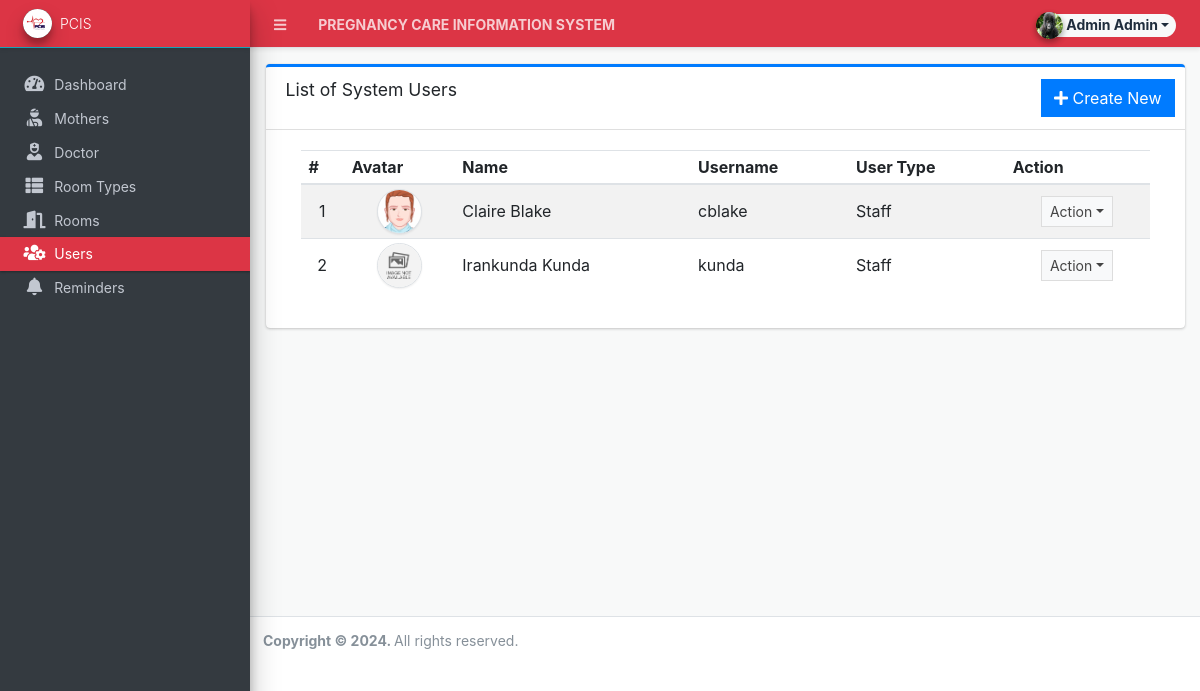
Before: /?page=user/list (signed in) with the older database file.
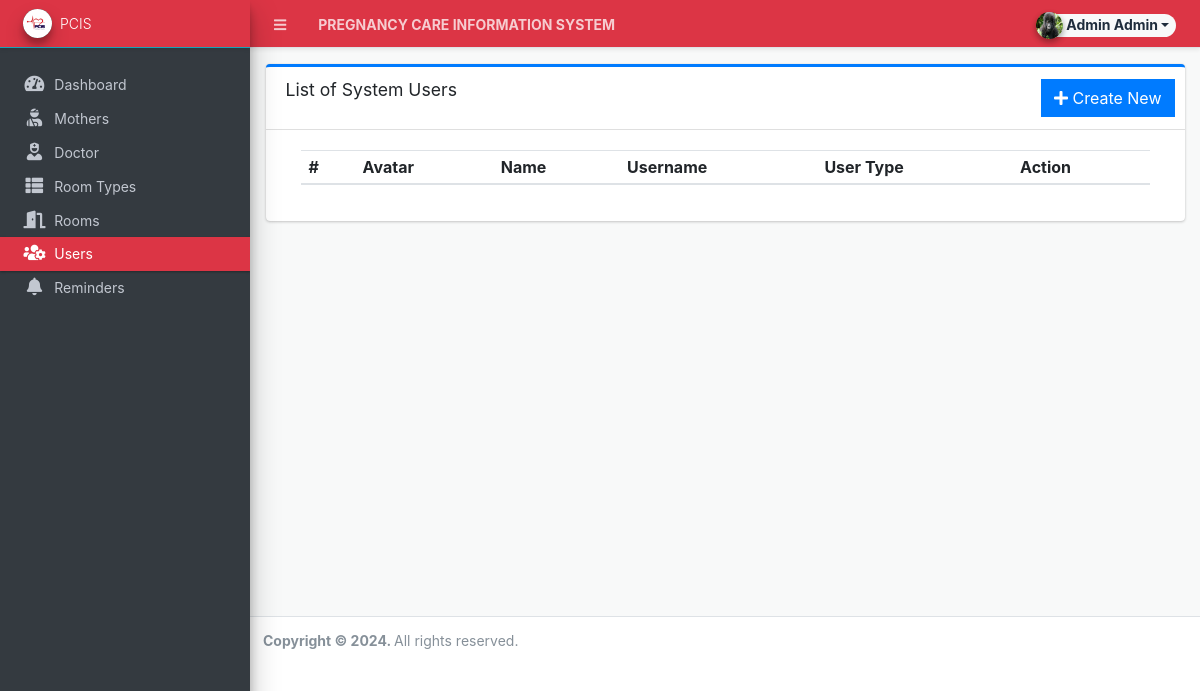
After: the same page with the newer database file.
### tables this page shows
CREATE TABLE IF NOT EXISTS `users` (
  `id` int(50) NOT NULL AUTO_INCREMENT,
  `firstname` varchar(250) NOT NULL,
  `lastname` varchar(250) NOT NULL,
  `username` text NOT NULL,
  `password` text NOT NULL,
  `avatar` text,
  `last_login` datetime DEFAULT NULL,
  `type` tinyint(1) NOT NULL DEFAULT '0',
  `status` int(1) NOT NULL DEFAULT '1' COMMENT '0=not verified, 1 = verified',
  `date_added` datetime NOT NULL DEFAULT CURRENT_TIMESTAMP,
  `date_updated` datetime DEFAULT NULL ON UPDATE CURRENT_TIMESTAMP,
  PRIMARY KEY (`id`)
);

### config.php (called while the page is built, shortened)
<?php
function validate_image($file){
	if(!empty($file)){
        $ex = explode('?',$file);
        $file = $ex[0];
        $param =  isset($ex[1]) ? '?'.$ex[1]  : '';
		if(is_file(base_app.$file)){
			return base_url.$file.$param;
		}else{
			return base_url.'dist/img/no-image-available.png';
		}
	}else{
		return base_url.'dist/img/no-image-available.png';
	}
}
?>

### user/list.php (the view, shortened to what this page needs)
<div class="card card-outline card-primary">
	<div class="card-header">
		<h3 class="card-title">List of System Users</h3>
		<div class="card-tools">
			<a href="?page=user/manage_user" class="btn btn-flat btn-primary"><span class="fas fa-plus"></span>  Create New</a>
		</div>
	</div>
	<div class="card-body">
		<div class="container-fluid">
        <div class="container-fluid">
			<table class="table table-hover table-striped">
				<thead>
					<tr>
						<th>#</th>
						<th>Avatar</th>
						<th>Name</th>
						<th>Username</th>
						<th>User Type</th>
						<th>Action</th>
					</tr>
				</thead>
				<tbody>
					<?php
						$i = 1;
						$qry = $conn->query("SELECT *,concat(firstname,' ',lastname) as name from `users` where id != '1' order by concat(firstname,' ',lastname) asc ");
						while($row = $qry->fetch_assoc()):
					?>
						<tr>
							<td class="text-center"><?php echo $i++; ?></td>
							<td class="text-center"><img src="<?php echo validate_image($row['avatar']) ?>" class="img-avatar img-thumbnail p-0 border-2" alt="user_avatar"></td>
							<td><?php echo ucwords($row['name']) ?></td>
							<td ><p class="m-0 truncate-1"><?php echo $row['username'] ?></p></td>
							<td ><p class="m-0"><?php echo ($row['type'] == 1 )? "Adminstrator" : "Staff" ?></p></td>
							<td align="center">
								 <button type="button" class="btn btn-flat btn-default btn-sm dropdown-toggle dropdown-icon" data-toggle="dropdown">
				                  		Action
				                  </button>
							</td>
						</tr>
					<?php endwhile; ?>
				</tbody>
			</table>
		</div>
		</div>
	</div>
</div>

Changed rows visible on the page:
removed users: avatar (picture), name "Claire Blake", username "cblake", type "Staff"
removed users: shows a picture, name "Irankunda Kunda", username "kunda", type "Staff"
